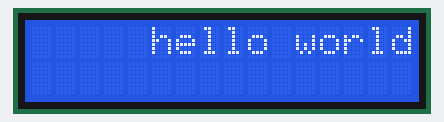
Bench run of a sketch on a simulated Arduino Uno, built with avr-gcc and run on an emulated ATmega328P. Parts: 16×2 character LCD.

Above: at 0.1 s.
At 1.1 s:
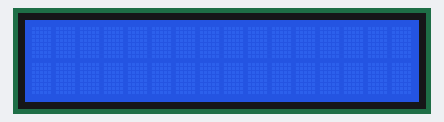

The sketch:

lcd.ino
```cpp
// Coded by Alestor Aldous/Alestor-Tech-Industries.
//You have the right to change or upgrade the code.
#include <LiquidCrystal.h>
LiquidCrystal x(8, 9, 10, 11, 12, 13);

void setup() {
  x.begin(16, 2);

}

void loop() {
  // put your main code here, to run repeatedly:
  x.setCursor (5, 0);
  x.print("hello world");
  delay(1000);
   x.setCursor (5, 0);
  x.print("              ");
  delay(1000);
}
```

Measured:
- what the display in image 1 shows lasts 1.0 s, from 1.1 s to 2.1 s
